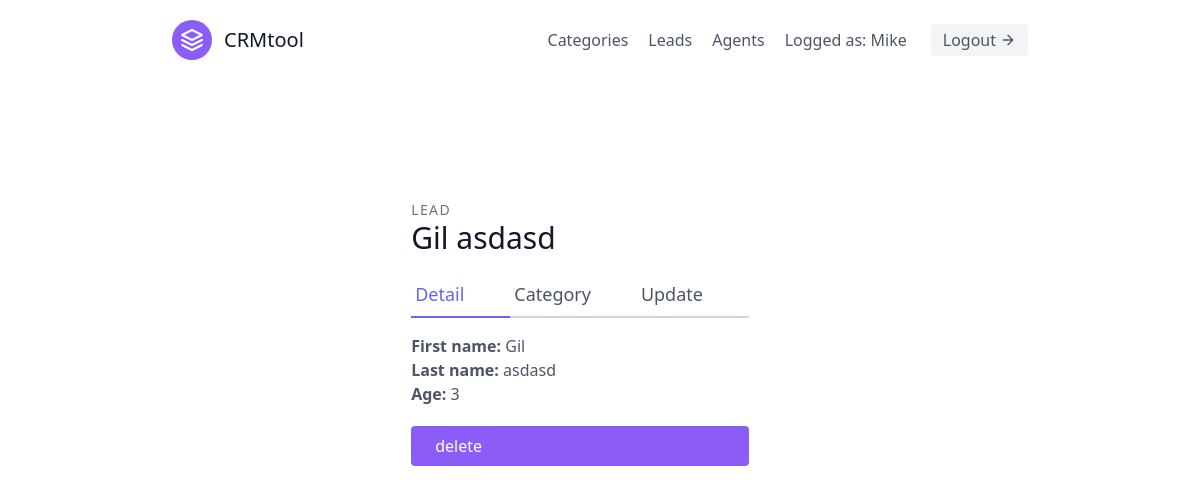
/leads/detail/1 (signed in), run on an earlier commit of the app's database.
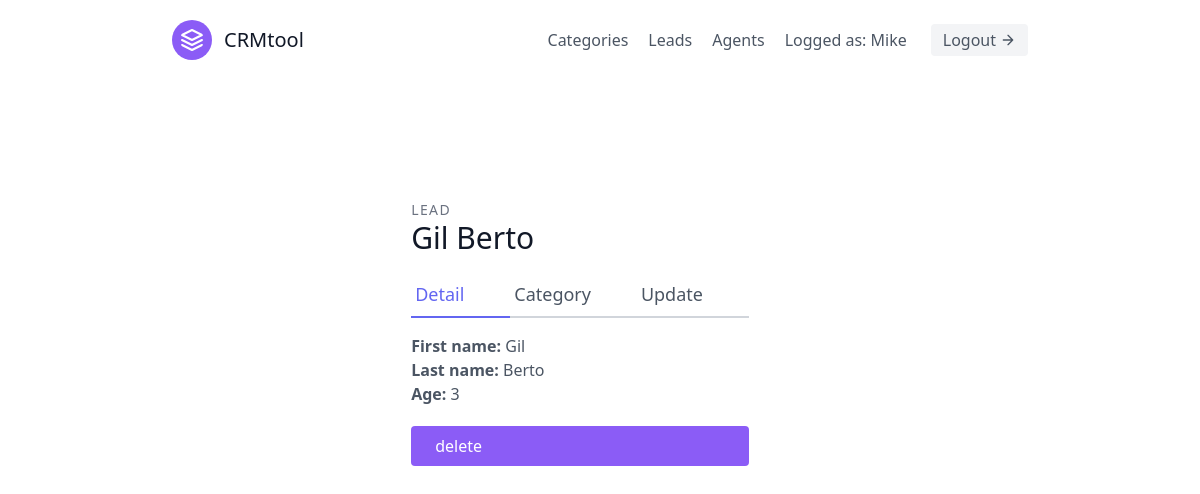
And on a later commit of the database.
### leads/models.py (models this page shows)
class Lead(models.Model):
    first_name = models.CharField(max_length=20)
    last_name = models.CharField(max_length=20)
    age = models.IntegerField(default=0)
    phone_number = models.CharField(blank=True, null=True, max_length=15)
    data_created = models.DateField(auto_now_add=True)
    organisation = models.ForeignKey(UserProfile, on_delete=models.CASCADE)
    agent = models.ForeignKey('Agent', blank=True, null=True, on_delete=models.SET_NULL) #Cascade means when agent is deleted leads is deleted too
    category = models.ForeignKey('Category', related_name='leads', blank=True, null=True, on_delete=models.SET_NULL)

### leads/views.py (the view)
# urls.py: path('detail/<int:pk>', DetailLeadClassView.as_view(), name='detail_lead'),
class DetailLeadClassView(LoginRequiredMixin, generic.DetailView):
    template_name = 'leads/detail_lead.html'
    context_object_name = 'lead'
    def get_queryset(self):
        user = self.request.user
        if (user.is_organisor):
            queryset = Lead.objects.filter(organisation=user.userprofile)
        else:
            queryset = Lead.objects.filter(organisation=user.agent.organisation)
            queryset = Lead.objects.filter(agent__user=user)
        return queryset

### leads/templates/leads/detail_lead.html
{% extends 'base.html' %}
{% block content %}
<div class="max-w-lg mx-auto">
    <section class="text-gray-600 body-font overflow-hidden">
        <div class="container px-5 py-24 mx-auto">
            <div class="lg:w-4/5 mx-auto flex flex-wrap">
                <div class="w-full lg:pr-10 lg:py-6 mb-6 lg:mb-0">
                    <h2 class="text-sm title-font text-gray-500 tracking-widest">LEAD</h2>
                    <h1 class="text-gray-900 text-3xl title-font font-medium mb-4"> {{ lead.first_name }} {{ lead.last_name }} </h1>
                    <div class="flex mb-4">
                        <a class="flex-grow text-indigo-500 border-b-2 border-indigo-500 py-2 text-lg px-1">Detail</a>
                        <a href="{% url 'leads:update_category' pk=lead.id %}" class="flex-grow border-b-2 border-gray-300 py-2 text-lg px-1">Category</a>
                        {% if request.user.is_organisor %}
                            <a href="{% url 'leads:update_lead' pk=lead.id %}" class="flex-grow border-b-2 border-gray-300 py-2 text-lg px-1">Update</a>
                        {% endif %}
                    </div>
                    <div class="main">
                        <h1><strong>First name: </strong>{{ lead.first_name }}</h1>
                        <h1><strong>Last name: </strong>{{ lead.last_name }}</h1>
                        <h1><strong>Age: </strong>{{ lead.age }}</h1>
                        {% if request.user.is_organisor %}
                            <a class="mt-5 flex ml-auto text-white bg-purple-500 border-0 py-2 px-6 focus:outline-none hover:bg-purple-600 rounded" href="{% url 'leads:delete_lead' pk=lead.id %}">delete</a>
                        {% endif %}
                    </div>
                </div>
            </div>
        </div>
    </section>
</div>
{% endblock content %}

What changed in the data, as far as the page shows it:
changed Lead "Gil": last_name "asdasd" → "Berto"
